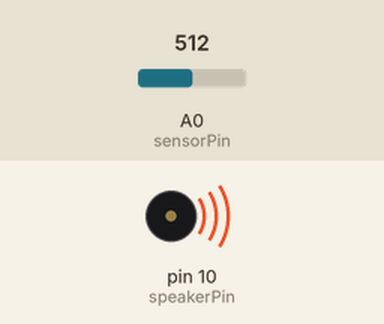
Recording of a sketch running on a simulated Arduino Uno, built with avr-gcc and run on an emulated ATmega328P. Parts: buzzer (waves = sounding). The inputs (shaded band) are chosen by the test bench; at power-on: A0 (sensorPin) = 512.

Above: at 1.2 s.
1.3 s: A0 (sensorPin) set to 92
At 2.1 s:
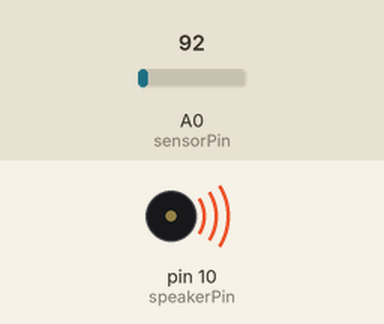
2.8 s: A0 (sensorPin) set to 75
At 3.4 s:
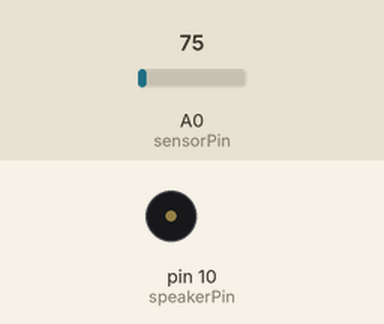
4.4 s: A0 (sensorPin) set to 122
At 5.1 s:
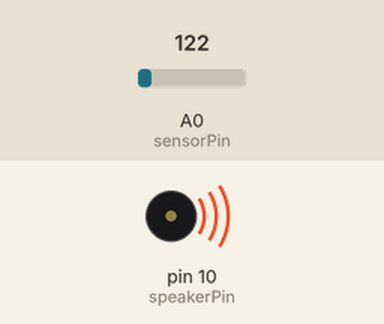
5.9 s: A0 (sensorPin) set to 70
At 6.3 s:
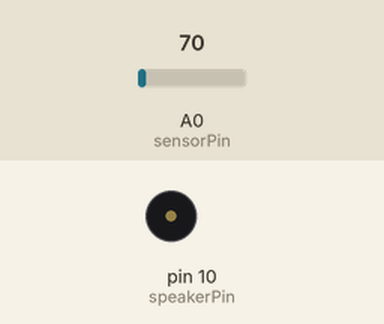
Timing chart, 0 to 8.5 s (numbered marks = the images above; inputs shaded):
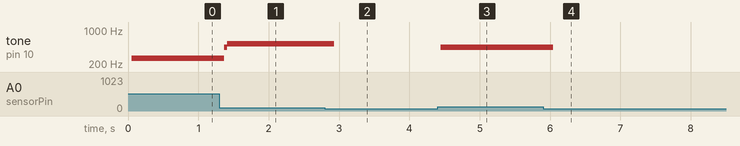

The sketch:

Termin_Dwrite.ino
```cpp
//  ¹ K Ì è ` ( ü g  )
#define NOTE_C4 262
#define NOTE_D4 294
#define NOTE_E4 330
#define NOTE_F4 349
#define NOTE_G4 392
#define NOTE_A4 440
#define NOTE_B4 492
#define NOTE_C5 523

//  s   Ì | [ g
const int speakerPin = 10;
const int sensorPin = 0;
const int threshold = 80;
double d;

//  Ý è
void setup() {
  pinMode(speakerPin, OUTPUT);
  Serial.begin(9600);
}

//    C     [ v
void loop() {
  onPress();
}

//    £ Ì v Z Æ ¹ ð Â ç ·    
void onPress() {
  int value = analogRead(sensorPin);
  int range = (6787 / (value - 3)) - 4;

  if (range < 10)
    d = 500000.0 / NOTE_C4;
  else if (range < 20)
    d = 500000.0 / NOTE_D4;
  else if (range < 30)
    d = 500000.0 / NOTE_E4;
  else if (range < 40)
    d = 500000.0 / NOTE_F4;
  else if (range < 50)
    d = 500000.0 / NOTE_G4;
  else if (range < 60)
    d = 500000.0 / NOTE_A4;
  else if (range < 70)
    d = 500000.0 / NOTE_B4;
  else if (range < 79)
    d = 500000.0 / NOTE_C5;
  else
    return;

  // Serial.println(d);

  for (int i = 0; i < 50; i++) {
    digitalWrite(speakerPin, LOW); //  ¹ ð ~ ß é
    delayMicroseconds(d); // d[ms] Ò Â d ª Ï í é ± Æ Å ¹ K ª Ï í é
    digitalWrite(speakerPin, HIGH); //  ¹ ð Â ç ·
    delayMicroseconds(d); // d[ms] Ò Â
  }
}

//  v   O    6  Termin_Dwrite.ino :  Û è3
```

Measured:
- the behaviour switches between 85 and 84 on A0 (sensorPin) (found by bisection; images 1 and 2)
- after the input at 1.3 s, tone on pin 10 (speakerPin): 261 Hz → 438 Hz after 0.07 s, → 518 Hz 0.04 s later
- after the input at 2.8 s, tone on pin 10 (speakerPin): 518 Hz → silent after 0.13 s
- after the input at 4.4 s, tone on pin 10 (speakerPin): silent → 437 Hz at once
- after the input at 5.9 s, tone on pin 10 (speakerPin): 437 Hz → silent after 0.14 s
